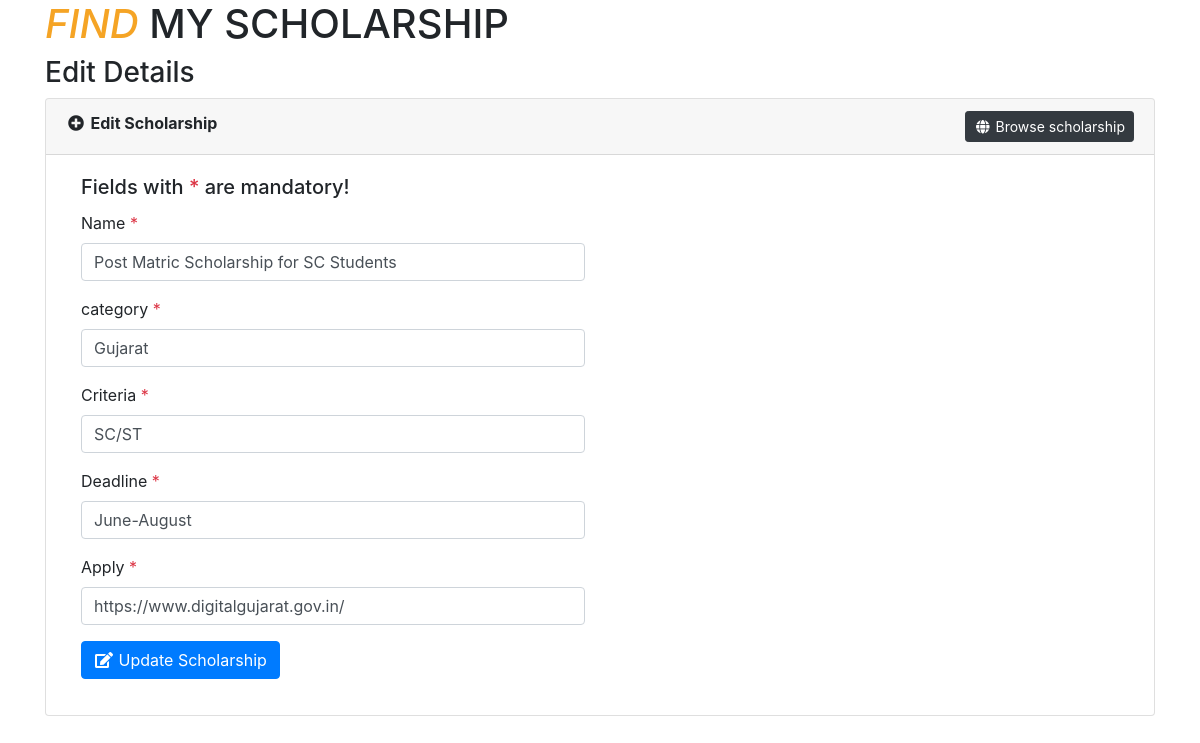
The app's page /scholarshipofficer/officer/Crud/state/edit_scholarship.php?editId=2 with its own data.
### tables this page shows
CREATE TABLE `state` (
  `id` int(250) NOT NULL,
  `name` varchar(250) NOT NULL,
  `category` varchar(250) NOT NULL,
  `criteria` varchar(250) NOT NULL,
  `deadline` varchar(250) NOT NULL,
  `apply` varchar(250) NOT NULL
);

### scholarshipofficer/officer/Crud/state/include/Database.php (called while the page is built, shortened)
<?php
class Database{
    protected $pdo;
    public function __construct(\PDO $pdo)
    {
        $this->pdo = $pdo;
        $this->pdo->setAttribute(\PDO::ATTR_ERRMODE, \PDO::ERRMODE_EXCEPTION);
    }
    public function getAllRecords($tableName, $fields='*', $cond='', $orderBy='', $limit='')
    {
        $stmt = $this->pdo->prepare("SELECT $fields FROM $tableName WHERE 1 ".$cond." ".$orderBy." ".$limit);
        $stmt->execute();
        $rows = $stmt->fetchAll(PDO::FETCH_ASSOC);
        return $rows;
    }
}
?>

### scholarshipofficer/officer/Crud/state/config.php (called while the page is built, shortened)
<?php
include_once('include/Database.php');
$dsn	= 	"mysql:dbname=".SS_DB_NAME.";host=".SS_DB_HOST."";
$pdo	=	"";
try {
	$pdo = new PDO($dsn, SS_DB_USER, SS_DB_PASSWORD);
}catch (PDOException $e) {
	echo "Connection failed: " . $e->getMessage();
}
$db 	=	new Database($pdo);
?>

### scholarshipofficer/officer/Crud/state/edit_scholarship.php (the view, shortened to what this page needs)
<?php include_once('config.php');
if(isset($_REQUEST['editId']) and $_REQUEST['editId']!=""){
	$row	=	$db->getAllRecords('state','*',' AND id="'.$_REQUEST['editId'].'"');
}
?>
<!doctype html>
<html>
<head>
    <link rel="stylesheet" href="https://stackpath.bootstrapcdn.com/bootstrap/4.2.1/css/bootstrap.min.css">
    <link rel="stylesheet" href="https://use.fontawesome.com/releases/v5.6.3/css/all.css">
</head>
<body>
   	<div class="container">
	   <h1><em style="color: #f5a425;;" >FIND</em> MY SCHOLARSHIP</h1>
		<h3>Edit Details</h3>
		<div class="card">
			<div class="card-header"><i class="fa fa-fw fa-plus-circle"></i> <strong>Edit Scholarship</strong> <a href="browse_scholarship.php" class="float-right btn btn-dark btn-sm"><i class="fa fa-fw fa-globe"></i> Browse scholarship</a></div>
			<div class="card-body">
				<div class="col-sm-6">
					<h5 class="card-title">Fields with <span class="text-danger">*</span> are mandatory!</h5>
					<form method="post">
						<div class="form-group">
							<label>Name <span class="text-danger">*</span></label>
							<input type="text" name="name" id="name" class="form-control" value="<?php echo $row[0]['name']; ?>" placeholder="Enter name" required>
						</div>
						<div class="form-group">
							<label>category <span class="text-danger">*</span></label>
							<input type="text" name="category" id="category" class="form-control" value="<?php echo $row[0]['category']; ?>" placeholder="Enter category" required>
						</div>
						<div class="form-group">
							<label>Criteria <span class="text-danger">*</span></label>
							<input type="text" name="criteria" id="criteria" class="form-control" value="<?php echo $row[0]['criteria']; ?>" placeholder="Enter criteria" required>
						</div>
						<div class="form-group">
							<label>Deadline <span class="text-danger">*</span></label>
							<input type="text" name="deadline" id="deadline" class="form-control" value="<?php echo $row[0]['deadline']; ?>" placeholder="Enter deadline" required>
						</div>
						<div class="form-group">
							<label>Apply <span class="text-danger">*</span></label>
							<input type="text" name="apply" id="apply" class="form-control" value="<?php echo $row[0]['apply']; ?>" placeholder="Enter apply" required>
						</div>
						<div class="form-group">
							<button type="submit" name="submit" value="submit" id="submit" class="btn btn-primary"><i class="fa fa-fw fa-edit"></i> Update Scholarship</button>
						</div>
					</form>
				</div>
			</div>
		</div>
	</div>
</body>
</html>

### records on screen
state: name "Post Matric Scholarship for SC Students", category "Gujarat", criteria "SC/ST", deadline "June-August", apply "https://www.digitalgujarat.gov.in/"
